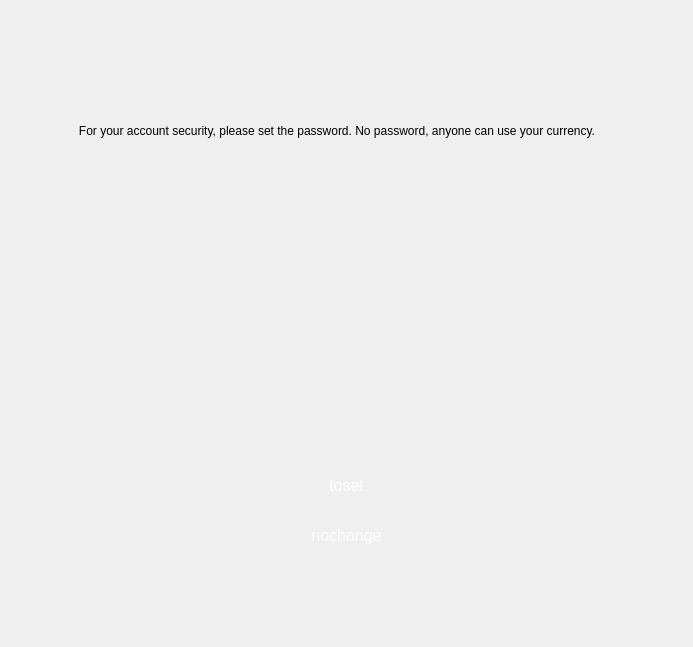
<?xml version="1.0" encoding="UTF-8"?>
<ui version="4.0">
 <class>Settingwidget</class>
 <widget class="QWidget" name="Settingwidget">
  <property name="geometry">
   <rect>
    <x>0</x>
    <y>0</y>
    <width>693</width>
    <height>647</height>
   </rect>
  </property>
  <property name="windowTitle">
   <string>Form</string>
  </property>
  <property name="styleSheet">
   <string notr="true"/>
  </property>
  <layout class="QGridLayout" name="gridLayout">
   <property name="leftMargin">
    <number>0</number>
   </property>
   <property name="topMargin">
    <number>0</number>
   </property>
   <property name="rightMargin">
    <number>0</number>
   </property>
   <property name="bottomMargin">
    <number>0</number>
   </property>
   <property name="spacing">
    <number>0</number>
   </property>
   <item row="0" column="0">
    <layout class="QVBoxLayout" name="verticalLayout">
     <property name="spacing">
      <number>0</number>
     </property>
     <item>
      <spacer name="verticalSpacer_3">
       <property name="orientation">
        <enum>Qt::Vertical</enum>
       </property>
       <property name="sizeHint" stdset="0">
        <size>
         <width>20</width>
         <height>40</height>
        </size>
       </property>
      </spacer>
     </item>
     <item>
      <layout class="QHBoxLayout" name="horizontalLayout">
       <item>
        <spacer name="horizontalSpacer_2">
         <property name="orientation">
          <enum>Qt::Horizontal</enum>
         </property>
         <property name="sizeHint" stdset="0">
          <size>
           <width>40</width>
           <height>20</height>
          </size>
         </property>
        </spacer>
       </item>
       <item>
        <widget class="QLabel" name="label">
         <property name="minimumSize">
          <size>
           <width>550</width>
           <height>0</height>
          </size>
         </property>
         <property name="maximumSize">
          <size>
           <width>550</width>
           <height>16777215</height>
          </size>
         </property>
         <property name="styleSheet">
          <string notr="true">border:none</string>
         </property>
         <property name="text">
          <string>For your account security, please set the password. No password, anyone can use your currency.</string>
         </property>
         <property name="alignment">
          <set>Qt::AlignCenter</set>
         </property>
         <property name="wordWrap">
          <bool>true</bool>
         </property>
        </widget>
       </item>
       <item>
        <spacer name="horizontalSpacer">
         <property name="orientation">
          <enum>Qt::Horizontal</enum>
         </property>
         <property name="sizeHint" stdset="0">
          <size>
           <width>40</width>
           <height>20</height>
          </size>
         </property>
        </spacer>
       </item>
       <item>
        <spacer name="verticalSpacer_4">
         <property name="orientation">
          <enum>Qt::Vertical</enum>
         </property>
         <property name="sizeHint" stdset="0">
          <size>
           <width>20</width>
           <height>40</height>
          </size>
         </property>
        </spacer>
       </item>
      </layout>
     </item>
     <item>
      <layout class="QHBoxLayout" name="horizontalLayout_4">
       <item>
        <spacer name="horizontalSpacer_3">
         <property name="orientation">
          <enum>Qt::Horizontal</enum>
         </property>
         <property name="sizeHint" stdset="0">
          <size>
           <width>40</width>
           <height>20</height>
          </size>
         </property>
        </spacer>
       </item>
       <item>
        <widget class="QLabel" name="label_3">
         <property name="minimumSize">
          <size>
           <width>176</width>
           <height>200</height>
          </size>
         </property>
         <property name="maximumSize">
          <size>
           <width>176</width>
           <height>200</height>
          </size>
         </property>
         <property name="styleSheet">
          <string notr="true">background-image: url(:/res/png/safety.png);border:none</string>
         </property>
         <property name="text">
          <string/>
         </property>
         <property name="alignment">
          <set>Qt::AlignCenter</set>
         </property>
        </widget>
       </item>
       <item>
        <spacer name="horizontalSpacer_9">
         <property name="orientation">
          <enum>Qt::Horizontal</enum>
         </property>
         <property name="sizeHint" stdset="0">
          <size>
           <width>40</width>
           <height>20</height>
          </size>
         </property>
        </spacer>
       </item>
      </layout>
     </item>
     <item>
      <spacer name="verticalSpacer">
       <property name="orientation">
        <enum>Qt::Vertical</enum>
       </property>
       <property name="sizeHint" stdset="0">
        <size>
         <width>20</width>
         <height>40</height>
        </size>
       </property>
      </spacer>
     </item>
     <item>
      <layout class="QHBoxLayout" name="horizontalLayout_3">
       <item>
        <spacer name="horizontalSpacer_5">
         <property name="orientation">
          <enum>Qt::Horizontal</enum>
         </property>
         <property name="sizeHint" stdset="0">
          <size>
           <width>40</width>
           <height>20</height>
          </size>
         </property>
        </spacer>
       </item>
       <item>
        <widget class="QPushButton" name="GoSetButton">
         <property name="minimumSize">
          <size>
           <width>421</width>
           <height>50</height>
          </size>
         </property>
         <property name="maximumSize">
          <size>
           <width>421</width>
           <height>50</height>
          </size>
         </property>
         <property name="focusPolicy">
          <enum>Qt::NoFocus</enum>
         </property>
         <property name="layoutDirection">
          <enum>Qt::LeftToRight</enum>
         </property>
         <property name="autoFillBackground">
          <bool>false</bool>
         </property>
         <property name="styleSheet">
          <string notr="true">background-image: url(:/res/png/buttons/421_50.png);border:none;color: rgb(255,255,255);font-size : 16px;</string>
         </property>
         <property name="text">
          <string>toset</string>
         </property>
        </widget>
       </item>
       <item>
        <spacer name="horizontalSpacer_6">
         <property name="orientation">
          <enum>Qt::Horizontal</enum>
         </property>
         <property name="sizeHint" stdset="0">
          <size>
           <width>40</width>
           <height>20</height>
          </size>
         </property>
        </spacer>
       </item>
      </layout>
     </item>
     <item>
      <layout class="QHBoxLayout" name="horizontalLayout_2">
       <item>
        <spacer name="horizontalSpacer_7">
         <property name="orientation">
          <enum>Qt::Horizontal</enum>
         </property>
         <property name="sizeHint" stdset="0">
          <size>
           <width>40</width>
           <height>20</height>
          </size>
         </property>
        </spacer>
       </item>
       <item>
        <widget class="QPushButton" name="NoSetButton">
         <property name="minimumSize">
          <size>
           <width>421</width>
           <height>50</height>
          </size>
         </property>
         <property name="maximumSize">
          <size>
           <width>421</width>
           <height>50</height>
          </size>
         </property>
         <property name="focusPolicy">
          <enum>Qt::NoFocus</enum>
         </property>
         <property name="styleSheet">
          <string notr="true">background-image: url(:/res/png/buttons/421_50.png);border:none;color: rgb(255,255,255);font-size : 16px;</string>
         </property>
         <property name="text">
          <string>nochange</string>
         </property>
        </widget>
       </item>
       <item>
        <spacer name="horizontalSpacer_8">
         <property name="orientation">
          <enum>Qt::Horizontal</enum>
         </property>
         <property name="sizeHint" stdset="0">
          <size>
           <width>40</width>
           <height>20</height>
          </size>
         </property>
        </spacer>
       </item>
      </layout>
     </item>
     <item>
      <spacer name="verticalSpacer_2">
       <property name="orientation">
        <enum>Qt::Vertical</enum>
       </property>
       <property name="sizeHint" stdset="0">
        <size>
         <width>20</width>
         <height>40</height>
        </size>
       </property>
      </spacer>
     </item>
    </layout>
   </item>
  </layout>
 </widget>
 <resources/>
 <connections/>
</ui>
